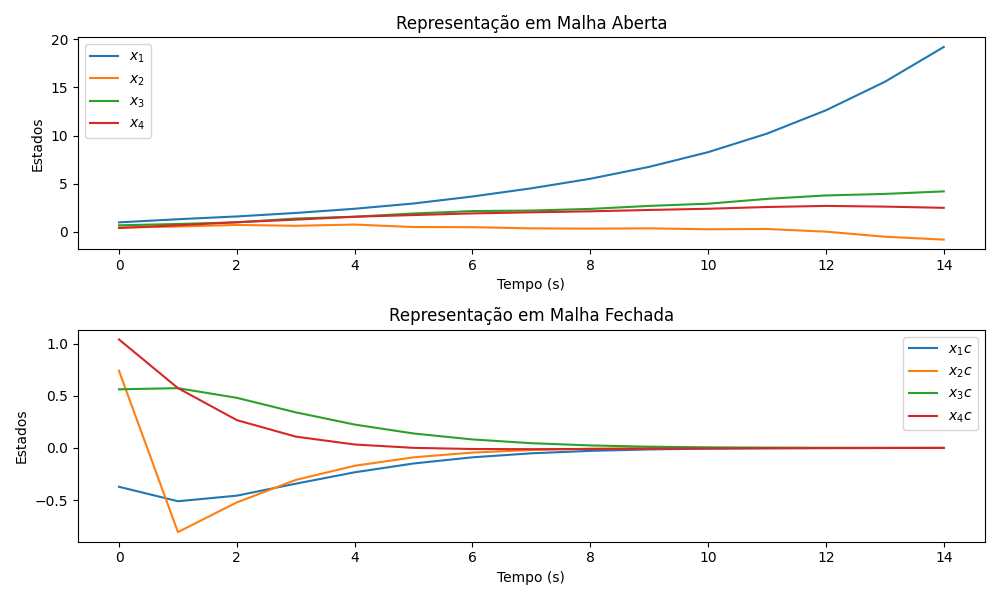

Python code for this plot:
import control as ct
import cvxpy as cp
import numpy as np
from numpy.linalg import inv, eig
from numpy import linalg
import matplotlib.pyplot as plt

# System matrices
A = np.array([[1.178, 0.001, 0.511, -0.43],
              [-0.051, 0.661, -0.011, 0.061],
              [0.076, 0.335, 0.560, 0.382],
              [0, 0.335, 0.089, 0.849]])

B = np.array([[0.004, -0.087],
              [0.467, 0.001],
              [0.213, -0.235],
              [0.213, -0.016]])

C = np.array([[1, 0, 0, 0], 
               [0 , 1, 0, 0]])

D = np.zeros((2, 2))

T_s = 0.1  # Sampling time
T = 15     # Number of samples for each state
  

# Estado inicial aleatória
x0 = np.random.rand(4, 1)
u0 = np.random.rand(2, 1)

# Entrada aleatória
u = np.random.rand(2, T) 
x = np.zeros((4, T))



for i in range(4):
     x[i, 0] = np.dot(A[i, :], x0).item() + np.dot(B[i, :], u0).item()
    
# Representação em malha aberta baseada em dados
for i in range(T-1):
     x[:, i+1] = np.dot(A, x[:, i]) + np.dot(B, u[:, i])
     

U0 = np.hstack((u0, u[:, 1:T]))
X0 = np.hstack((x0, x[:, 1:T]))

B_A = np.concatenate((B, A), axis=1)
U_X = np.concatenate((U0, X0), axis=0)
X1 = np.dot(B_A, U_X)

# Configurações do cvxpy

U0 = cp.Parameter((2, T), value=U0)
X0 = cp.Parameter((4, T), value=X0)
X1 = cp.Parameter((4, T), value=X1)

Q = cp.Variable(shape=(15,4), symmetric=False)

constraints = []

z = cp.bmat([
    [X0 @ Q, X1 @ Q], 
    [Q.T @ X1.T, X0 @ Q]])

constraints += [z >> 0]

obj = cp.Minimize(0)

prob = cp.Problem(obj, constraints)

prob.solve(solver=cp.MOSEK, verbose=False)
# print(Q.value)

# Control law
Kn = U0.value @ Q.value @ linalg.inv(X0.value @ Q.value)
Kn = np.array(Kn)
Kn = np.round(Kn, decimals=4)

# Representação em malha fechada baseada em dados

x0_cl = np.random.rand(4, 1)
u0_cl = np.random.rand(2, 1)

# Entrada aleatória
u_cl = np.random.rand(2, T) 
x_cl = np.zeros((4, T))

for i in range(4):
     x_cl[i, 0] = np.dot(A[i, :], x0_cl).item() + np.dot(B[i, :], u0_cl).item()

for i in range(T-1):
     x_cl[:, i+1] = np.dot(A + np.dot(B, Kn), x_cl[:, i])
     

# Gráfico dos resultados

time = np.dot(10, np.arange(0, T*T_s, T_s))
# time = np.arange(0, T*T_s, T_s)

plt.figure(figsize=(10, 6))
# plt.plot(1,1)
plt.subplot(2, 1, 1)
plt.plot(time, x[0, :], label='$x_1$')
plt.plot(time, x[1, :], label='$x_2$')
plt.plot(time, x[2, :], label='$x_3$')
plt.plot(time, x[3, :], label='$x_4$')
plt.xlabel('Tempo (s)')
plt.ylabel('Estados')
plt.legend()
plt.title('Representação em Malha Aberta')

plt.subplot(2, 1, 2)
plt.plot(time, x_cl[0, :], label='$x_1c$')
plt.plot(time, x_cl[1, :], label='$x_2c$')
plt.plot(time, x_cl[2, :], label='$x_3c$')
plt.plot(time, x_cl[3, :], label='$x_4c$')
plt.xlabel('Tempo (s)')
plt.ylabel('Estados')
plt.legend()

plt.title('Representação em Malha Fechada')
plt.tight_layout()
plt.savefig('Data_Based-Open-and-Closed-Loop.png')
plt.savefig('Data_Based-Open-and-Closed-Loop.pdf')
plt.show()
